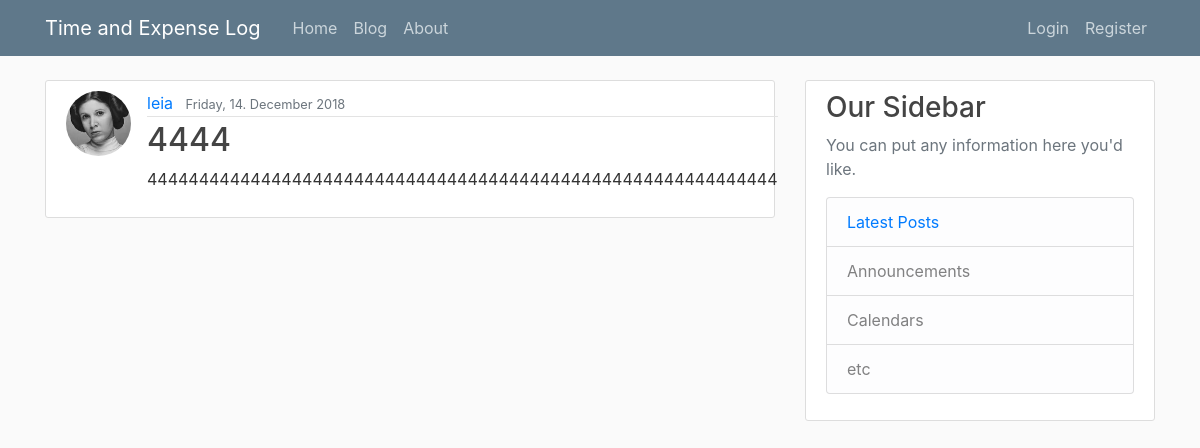
The app's page /blog/post/34 with its own data.
### timexlog/models.py (models this page shows, shortened)
class User(db.Model, UserMixin):
    id = db.Column(db.Integer, primary_key=True)
    username = db.Column(db.String(20), unique=True, nullable=False)
    email = db.Column(db.String(120), unique=True, nullable=False)
    image_file = db.Column(db.String(20), nullable=False,
                           default='default.png')
    password = db.Column(db.String(60), nullable=False)
    agree_conditions = db.Column(db.Boolean, nullable=False, default=False)
    posts = db.relationship('Post', backref='author', lazy=True)

class Post(db.Model):
    id = db.Column(db.Integer, primary_key=True)
    title = db.Column(db.String(100), nullable=False)
    date_posted = db.Column(db.DateTime, nullable=False,
                            default=datetime.utcnow())
    content = db.Column(db.Text, nullable=False)
    user_id = db.Column(db.Integer, db.ForeignKey('user.id'), nullable=False)

### timexlog/blog/routes.py (the view)
@blog.route("/blog/post/<int:post_id>")
def post(post_id):
    post_cur = Post.query.get_or_404(post_id)
    return render_template('post.html', title=post_cur.title, post=post_cur)

### timexlog/templates/post.html (shortened to what this page needs)
{% extends "layout.html" %}
{% block content %}
	<article class="media content-section">
		<img class="rounded-circle article-img" src="{{ url_for('static', filename='profile_pics/' + post.author.image_file) }}">
		<div class="media-body">
			<div class="article-metadata">
				<a class="mr-2" href="#">{{ post.author.username }}</a>
				<small class="text-muted">{{ "{date:%A}, {date.day}. {date:%B} {date.year}".format(date=post.date_posted) }}</small>
			</div>
			<h2 class="article-title">{{ post.title }}</h2>
			<p class="article-content">{{ post.content }}</p>
		</div>
	</article>
{% endblock content %}

### timexlog/static/main.css (style rules this page uses)
body { background: #fafafa; color: #333333; margin-top: 5rem; }
h1, h2, h3, h4, h5, h6 { color: #444444; }
.content-section { background: #ffffff; padding: 10px 20px; border: 1px solid #dddddd; border-radius: 3px; margin-bottom: 20px; }
.article-title { color: #444444; }
.article-content { white-space: pre-line; }
.article-img { height: 65px; width: 65px; margin-right: 16px; }
.article-metadata { padding-bottom: 1px; margin-bottom: 4px; border-bottom: 1px solid #e3e3e3 }

### records on screen
User: image_file (picture), author.username "leia"
Post: date_posted "Friday, 14. December 2018", title "4444", content "4444444444444444444444444444444444444444444444444444444444444"
